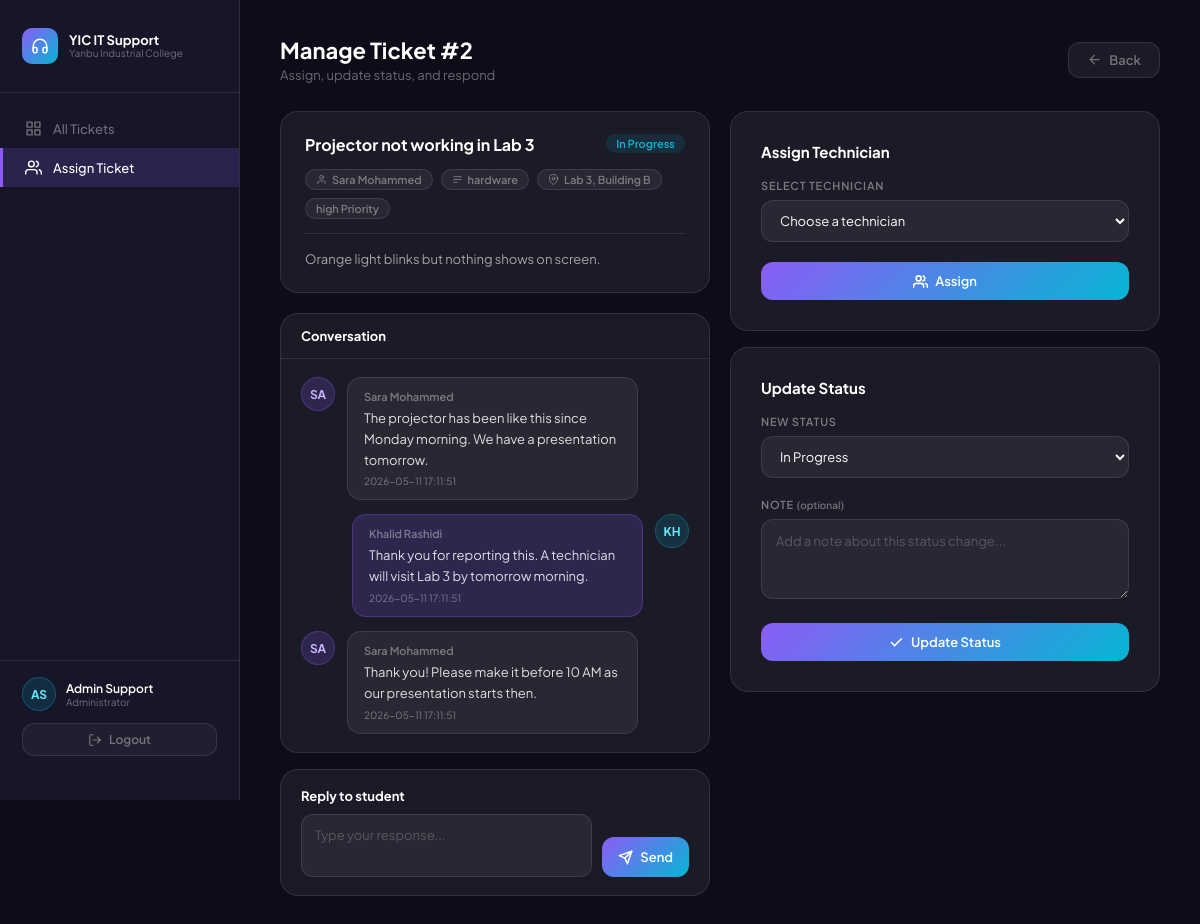
Page /admin/assign_ticket.php?id=2 (signed in) on the committed database.
### tables this page shows
CREATE TABLE tickets (
    id INT AUTO_INCREMENT PRIMARY KEY,
    user_id INT NOT NULL,
    title VARCHAR(200) NOT NULL,
    description TEXT NOT NULL,
    category VARCHAR(50),
    priority ENUM('low', 'medium', 'high') DEFAULT 'medium',
    location VARCHAR(100),
    status ENUM('open', 'progress', 'resolved') DEFAULT 'open',
    created_at TIMESTAMP DEFAULT CURRENT_TIMESTAMP,
    updated_at TIMESTAMP DEFAULT CURRENT_TIMESTAMP ON UPDATE CURRENT_TIMESTAMP,
    FOREIGN KEY (user_id) REFERENCES users(id)
);

CREATE TABLE users (
    id INT AUTO_INCREMENT PRIMARY KEY,
    name VARCHAR(100) NOT NULL,
    email VARCHAR(100) NOT NULL UNIQUE,
    password VARCHAR(255) NOT NULL,
    role ENUM('student', 'admin') NOT NULL DEFAULT 'student',
    created_at TIMESTAMP DEFAULT CURRENT_TIMESTAMP
);

CREATE TABLE responses (
    id INT AUTO_INCREMENT PRIMARY KEY,
    ticket_id INT NOT NULL,
    user_id INT NOT NULL,
    message TEXT NOT NULL,
    created_at TIMESTAMP DEFAULT CURRENT_TIMESTAMP,
    FOREIGN KEY (ticket_id) REFERENCES tickets(id),
    FOREIGN KEY (user_id) REFERENCES users(id)
);

### admin/assign_ticket.php (the view, shortened to what this page needs)
<?php
require '../includes/db.php';
$admin_name     = $_SESSION['user_name'];
$admin_initials = strtoupper(substr($admin_name, 0, 1) . substr(strrchr($admin_name, " "), 1, 1));
$ticket_id = $_GET['id'] ?? 0;
$stmt = $pdo->prepare("
    SELECT tickets.*, users.name as student_name
    FROM tickets
    JOIN users ON tickets.user_id = users.id
    WHERE tickets.id = ?
");
$stmt->execute([$ticket_id]);
$ticket = $stmt->fetch();
$stmt = $pdo->prepare("
    SELECT responses.*, users.name as sender_name, users.role as sender_role
    FROM responses
    JOIN users ON responses.user_id = users.id
    WHERE responses.ticket_id = ?
    ORDER BY responses.created_at ASC
");
$stmt->execute([$ticket_id]);
$responses = $stmt->fetchAll();
?>
<!DOCTYPE html>
<html lang="en">
<head>
  <link rel="stylesheet" href="../css/style.css"/>
</head>
<body>
<div class="layout">
  <aside class="sidebar">
    <div class="sidebar-logo">
      <div class="sidebar-logo-icon">
        <svg viewBox="0 0 24 24" fill="none" stroke="white" stroke-width="2" stroke-linecap="round" stroke-linejoin="round">
          <path d="M3 18v-6a9 9 0 0 1 18 0v6"/>
          <path d="M21 19a2 2 0 0 1-2 2h-1a2 2 0 0 1-2-2v-3a2 2 0 0 1 2-2h3z"/>
          <path d="M3 19a2 2 0 0 0 2 2h1a2 2 0 0 0 2-2v-3a2 2 0 0 0-2-2H3z"/>
        </svg>
      </div>
      <div>
        <div class="sidebar-logo-name">YIC IT Support</div>
        <div class="sidebar-logo-college">Yanbu Industrial College</div>
      </div>
    </div>
    <nav>
      <a href="dashboard.php" class="nav-item">
        <svg viewBox="0 0 24 24" fill="none" stroke="currentColor" stroke-width="2" stroke-linecap="round" stroke-linejoin="round">
          <rect x="3" y="3" width="7" height="7"/><rect x="14" y="3" width="7" height="7"/>
          <rect x="3" y="14" width="7" height="7"/><rect x="14" y="14" width="7" height="7"/>
        </svg>
        All Tickets
      </a>
      <a href="assign_ticket.php" class="nav-item active">
        <svg viewBox="0 0 24 24" fill="none" stroke="currentColor" stroke-width="2" stroke-linecap="round" stroke-linejoin="round">
          <path d="M17 21v-2a4 4 0 0 0-4-4H5a4 4 0 0 0-4 4v2"/>
          <circle cx="9" cy="7" r="4"/>
          <path d="M23 21v-2a4 4 0 0 0-3-3.87"/>
          <path d="M16 3.13a4 4 0 0 1 0 7.75"/>
        </svg>
        Assign Ticket
      </a>
    </nav>
    <div class="sidebar-bottom">
      <div class="user-info">
        <div class="user-avatar" style="background:rgba(6,182,212,0.15);color:#67e8f9;border-color:rgba(6,182,212,0.3);">
          <?php echo $admin_initials; ?>
        </div>
        <div>
          <div class="user-name"><?php echo $admin_name; ?></div>
          <div class="user-role">Administrator</div>
        </div>
      </div>
      <a href="../logout.php">
        <button class="btn-logout">
          <svg viewBox="0 0 24 24" fill="none" stroke="currentColor" stroke-width="2" stroke-linecap="round" stroke-linejoin="round">
            <path d="M9 21H5a2 2 0 0 1-2-2V5a2 2 0 0 1 2-2h4"/>
            <polyline points="16 17 21 12 16 7"/>
            <line x1="21" y1="12" x2="9" y2="12"/>
          </svg>
          Logout
        </button>
      </a>
    </div>
  </aside>
  <main class="main">
    <div class="page-header">
      <div>
        <h1 class="page-title">Manage Ticket #<?php echo $ticket['id']; ?></h1>
        <p class="page-subtitle">Assign, update status, and respond</p>
      </div>
      <a href="dashboard.php">
        <button class="btn btn-ghost">
          <svg viewBox="0 0 24 24" fill="none" stroke="currentColor" stroke-width="2" stroke-linecap="round" stroke-linejoin="round">
            <path d="M19 12H5M12 19l-7-7 7-7"/>
          </svg>
          Back
        </button>
      </a>
    </div>
    <div class="two-col">
      <div>
        <div class="ticket-info">
          <div class="ticket-info-header">
            <h2 class="ticket-info-title"><?php echo htmlspecialchars($ticket['title']); ?></h2>
            <?php if ($ticket['status']==='open'): ?>
              <span class="badge-status badge-open">Open</span>
            <?php elseif ($ticket['status']==='progress'): ?>
              <span class="badge-status badge-progress">In Progress</span>
            <?php else: ?>
              <span class="badge-status badge-resolved">Resolved</span>
            <?php endif; ?>
          </div>
          <div class="ticket-meta">
            <span class="meta-pill">
              <svg viewBox="0 0 24 24" fill="none" stroke="currentColor" stroke-width="2" stroke-linecap="round" stroke-linejoin="round"><path d="M20 21v-2a4 4 0 0 0-4-4H8a4 4 0 0 0-4 4v2"/><circle cx="12" cy="7" r="4"/></svg>
              <?php echo $ticket['student_name']; ?>
            </span>
            <span class="meta-pill">
              <svg viewBox="0 0 24 24" fill="none" stroke="currentColor" stroke-width="2" stroke-linecap="round" stroke-linejoin="round"><path d="M4 6h16M4 12h16M4 18h7"/></svg>
              <?php echo $ticket['category']; ?>
            </span>
            <span class="meta-pill">
              <svg viewBox="0 0 24 24" fill="none" stroke="currentColor" stroke-width="2" stroke-linecap="round" stroke-linejoin="round"><path d="M21 10c0 7-9 13-9 13s-9-6-9-13a9 9 0 0 1 18 0z"/><circle cx="12" cy="10" r="3"/></svg>
              <?php echo $ticket['location']; ?>
            </span>
            <span class="meta-pill" style="color:<?php echo $ticket['priority']==='High'?'var(--status-open)':'var(--muted)'; ?>">
              <?php echo $ticket['priority']; ?> Priority
            </span>
          </div>
          <p class="ticket-description"><?php echo htmlspecialchars($ticket['description']); ?></p>
        </div>
        <div class="thread-section">
          <div class="thread-section-header">Conversation</div>
          <div class="thread-body">
            <div class="thread">
              <?php foreach ($responses as $r): ?>
              <div class="thread-msg <?php echo $r['sender_role']==='admin' ? 'admin-msg' : ''; ?>">
                <div class="thread-avatar <?php echo $r['sender_role']; ?>">
                  <?php echo strtoupper(substr($r['sender_name'], 0, 2)); ?>
                </div>
                <div class="thread-bubble">
                  <div class="thread-name"><?php echo $r['sender_name']; ?></div>
                  <div class="thread-text"><?php echo htmlspecialchars($r['message']); ?></div>
                  <div class="thread-time"><?php echo $r['created_at']; ?></div>
                </div>
              </div>
              <?php endforeach; ?>
            </div>
          </div>
        </div>
        <div class="reply-box">
          <p class="reply-box-title">Reply to student</p>
          <form action="" method="POST">
            <div class="reply-row">
              <textarea id="reply-text" name="message" placeholder="Type your response..." required></textarea>
              <button type="submit" class="btn btn-primary" style="padding:12px 16px;align-self:flex-end;">
                <svg viewBox="0 0 24 24" fill="none" stroke="white" stroke-width="2.5" stroke-linecap="round" stroke-linejoin="round">
                  <line x1="22" y1="2" x2="11" y2="13"/>
                  <polygon points="22 2 15 22 11 13 2 9 22 2"/>
                </svg>
                Send
              </button>
            </div>
          </form>
        </div>
      </div>
      <div>
        <div class="form-card" style="margin-bottom:16px;">
          <p style="font-size:15px;font-weight:700;color:var(--white);margin-bottom:18px;">Assign Technician</p>
          <form action="" method="POST">
            <div class="field">
              <label>Select technician</label>
              <select name="technician_id" required>
                <option value="" disabled selected>Choose a technician</option>
              </select>
            </div>
            <button type="submit" class="btn btn-primary" style="width:100%;justify-content:center;padding:11px;">
              <svg viewBox="0 0 24 24" fill="none" stroke="white" stroke-width="2.5" stroke-linecap="round" stroke-linejoin="round">
                <path d="M17 21v-2a4 4 0 0 0-4-4H5a4 4 0 0 0-4 4v2"/>
                <circle cx="9" cy="7" r="4"/>
                <path d="M23 21v-2a4 4 0 0 0-3-3.87"/>
                <path d="M16 3.13a4 4 0 0 1 0 7.75"/>
              </svg>
              Assign
            </button>
          </form>
        </div>
        <div class="form-card">
          <p style="font-size:15px;font-weight:700;color:var(--white);margin-bottom:18px;">Update Status</p>
          <form action="" method="POST">
            <div class="field">
              <label>New status</label>
              <select name="status" required>
                <option value="progress" <?php echo $ticket['status']==='progress' ? 'selected':''; ?>>In Progress</option>
              </select>
            </div>
            <div class="field">
              <label>Note <span style="color:var(--muted);font-size:10px;text-transform:none;letter-spacing:0;">(optional)</span></label>
              <textarea name="note" placeholder="Add a note about this status change..." style="min-height:80px;"></textarea>
            </div>
            <button type="submit" class="btn btn-primary" style="width:100%;justify-content:center;padding:11px;">
              <svg viewBox="0 0 24 24" fill="none" stroke="white" stroke-width="2.5" stroke-linecap="round" stroke-linejoin="round">
                <polyline points="20 6 9 17 4 12"/>
              </svg>
              Update Status
            </button>
          </form>
        </div>
      </div>
    </div>
  </main>
</div>
</body>
</html>

### admin/assign_ticket.php (style rules this page uses)
.two-col { display: grid; grid-template-columns: 1fr 1fr; gap: 20px; align-items: start; }
.ticket-info { background: var(--glass-bg); border: 1px solid var(--glass-bdr); border-radius: var(--radius-lg); padding: 22px 24px; backdrop-filter: blur(12px); margin-bottom: 20px; }
.ticket-info-header { display: flex; align-items: flex-start; justify-content: space-between; margin-bottom: 14px; gap: 12px; }
.ticket-info-title { font-size: 16px; font-weight: 700; color: var(--white); }
.ticket-meta { display: flex; flex-wrap: wrap; gap: 8px; margin-bottom: 14px; }
.meta-pill { display: inline-flex; align-items: center; gap: 5px; background: rgba(255,255,255,0.06); border: 1px solid var(--glass-bdr); border-radius: 20px; padding: 3px 10px; font-size: 11px; font-weight: 600; color: var(--muted); }
.meta-pill svg { width: 11px; height: 11px; }
.ticket-description { font-size: 13px; color: rgba(255,255,255,0.60); line-height: 1.7; padding-top: 14px; border-top: 1px solid var(--glass-bdr); }
.thread-section { background: var(--glass-bg); border: 1px solid var(--glass-bdr); border-radius: var(--radius-lg); overflow: hidden; backdrop-filter: blur(12px); }
.thread-section-header { padding: 14px 20px; border-bottom: 1px solid var(--glass-bdr); font-size: 13px; font-weight: 700; color: var(--white); }
.thread-body { padding: 18px 20px; }
.reply-box { background: var(--glass-bg); border: 1px solid var(--glass-bdr); border-radius: var(--radius-lg); padding: 18px 20px; backdrop-filter: blur(12px); margin-top: 16px; }
.reply-box-title { font-size: 13px; font-weight: 700; color: var(--white); margin-bottom: 10px; }
.reply-row { display: flex; gap: 10px; align-items: flex-end; }
.reply-row textarea { flex: 1; padding: 10px 13px; background: rgba(255,255,255,0.06); border: 1px solid var(--glass-bdr); border-radius: var(--radius); font-family: var(--font); font-size: 13px; color: var(--white); outline: none; resize: none; min-height: 56px; line-height: 1.6; transition: border-color 0.2s, background 0.2s; }
.reply-row textarea::placeholder { color: var(--dimmer); }

### rows in the picture
tickets: id "2", title "Projector not working in Lab 3", user.name "Sara Mohammed", category "hardware", location "Lab 3, Building B", priority "high", description "Orange light blinks but nothing shows on screen.", status "In Progress"
responses: user.name "SA", user.name "Sara Mohammed", message "The projector has been like this since Monday morning. We have a presentation tomorrow.", created_at "2026-05-11 17:11:51"
responses: user.name "KH", user.name "Khalid Rashidi", message "Thank you for reporting this. A technician will visit Lab 3 by tomorrow morning.", created_at "2026-05-11 17:11:51"
responses: user.name "SA", user.name "Sara Mohammed", message "Thank you! Please make it before 10 AM as our presentation starts then.", created_at "2026-05-11 17:11:51"

### other values in the picture
$admin_initials "AS"
$admin_name "Admin Support"
